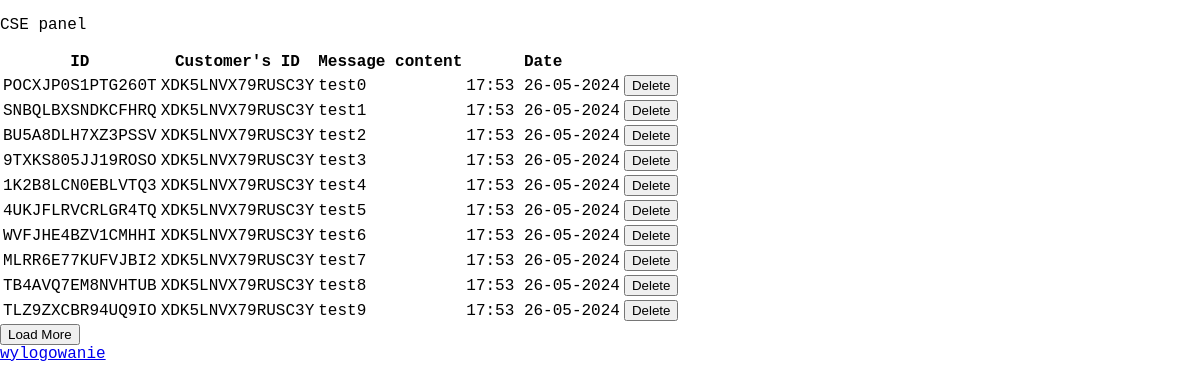
Before: /cse_dashboard (signed in) with the older database file.
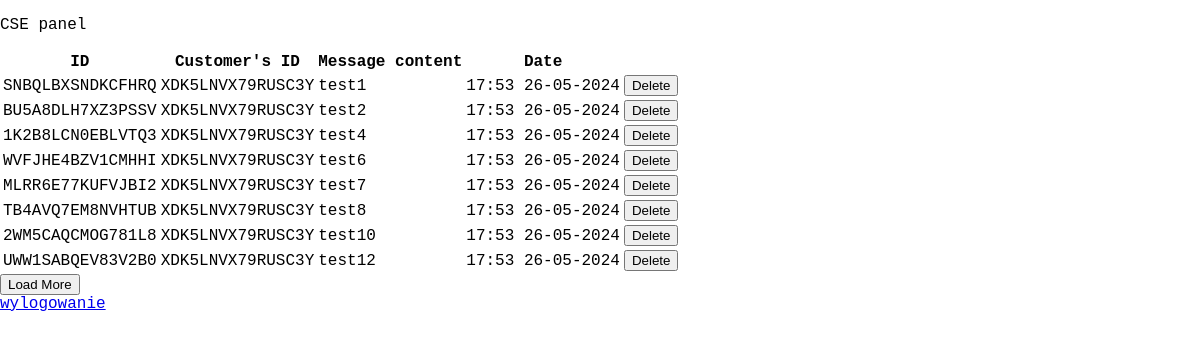
After: the same page with the newer database file.
### app/__init__.py (models this page shows, shortened)
class Messages(db.Model):
    __tablename__ = "Messages"
    message_id = db.Column(db.String(16), primary_key=True, unique=True)
    content = db.Column(db.String(1000), nullable=False)
    date = db.Column(db.DateTime, nullable=False)
    customer_id = db.Column(db.String(16), db.ForeignKey('Customers.customer_id'), nullable=False)
    cse_id = db.Column(db.String(16), db.ForeignKey('CustomerServiceEmployees.cse_id'), nullable=False)

### app/views.py (the view)
@app.route("/cse_dashboard", methods=['GET','POST'])
@login_required
def cse_dashboard():
    limit = 10
    offset = int(request.args.get('offset', 0))
    messages = get_messages(limit, offset)
    return render_template("cse_dashboard.html",messages=messages, offset=offset, limit=limit)

### app/models/utils.py (called while the page is built)
def beautify_date(list):
    for item in list:
        item.formatted_date  = item.date.strftime("%H:%M %d-%m-%Y")
    return list

def get_messages(limit: int, offset: int = 0):
    messages = Messages.query.all()
    messages.sort(key=lambda x: x.date, reverse=False)
    former_messages = messages[:offset+limit]
    return beautify_date(former_messages)

### app/views.py (called while the page is built)
@login_manager.user_loader
def load_user(pesel):
    return Users.query.get(pesel)

### app/templates/cse_dashboard.html (shortened to what this page needs)
{% extends 'base.html'%}
{% block body %}
<p>CSE panel</p>
<table>
    <tr>
        <th>ID</th>
        <th>Customer's ID</th>
        <th>Message content</th>
        <th>Date</th>
    </tr>
    {% for item in messages %}
    <tr>
        <td>{{ item.message_id }}</td>
        <td>{{ item.customer_id }}</td>
        <td>{{ item.content }}</td>
        <td>{{ item.formatted_date }}</td>
        <td>
            <form method="post" action="{{ url_for('delete_message', message_id=item.message_id) }}">
                <button type="submit">Delete</button>
            </form>
        </td>
    </tr>
    {% endfor %}
</table>
<form method="get" action="/cse_dashboard">
    <button type="submit">Load More</button>
</form>
<a href="{{ url_for('logout') }}" class="link">wylogowanie</a>
{% endblock %}

### app/templates/base.html (shortened to what this page needs)
<!DOCTYPE html>
<html lang="en">
<head>
    <link rel="stylesheet" href="{{ url_for('static', filename='css/main.css') }}">
</head>
<body>
    {% block body %}{% endblock %}
</body>
</html>

### app/static/css/main.css (style rules this page uses)
body { margin: 0; font-family: 'Courier New', Courier, monospace; }

Changed rows visible on the page:
removed Messages: message_id "POCXJP0S1PTG260T", customer_id "XDK5LNVX79RUSC3Y", content "test0", formatted_date "17:53 26-05-2024"
removed Messages: message_id "9TXKS805JJ19ROSO", customer_id "XDK5LNVX79RUSC3Y", content "test3", formatted_date "17:53 26-05-2024"
removed Messages: message_id "4UKJFLRVCRLGR4TQ", customer_id "XDK5LNVX79RUSC3Y", content "test5", formatted_date "17:53 26-05-2024"
removed Messages: message_id "TLZ9ZXCBR94UQ9IO", customer_id "XDK5LNVX79RUSC3Y", content "test9", formatted_date "17:53 26-05-2024"
now on this page (row unchanged): Messages: message_id "2WM5CAQCMOG781L8", customer_id "XDK5LNVX79RUSC3Y", content "test10", formatted_date "17:53 26-05-2024"
now on this page (row unchanged): Messages: message_id "UWW1SABQEV83V2B0", customer_id "XDK5LNVX79RUSC3Y", content "test12", formatted_date "17:53 26-05-2024"
